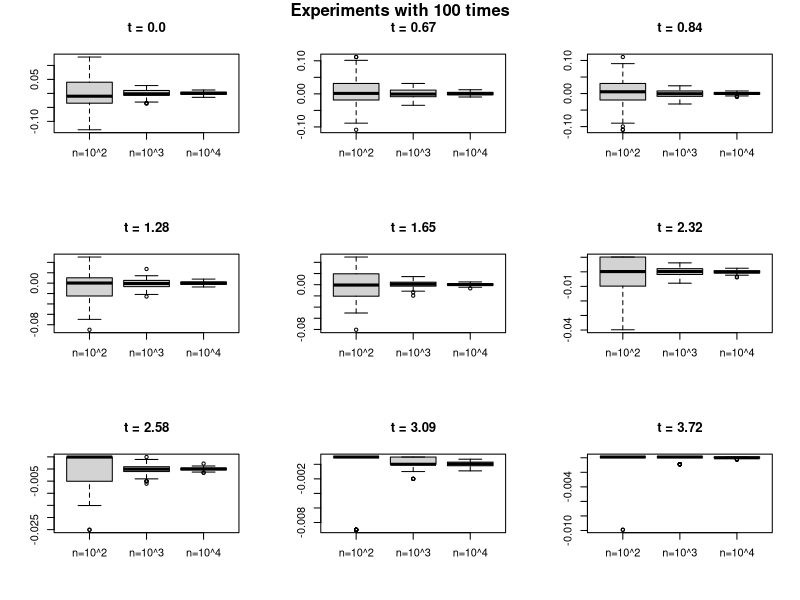

This figure's R source:
## ---- chunk 1
knitr::opts_chunk$set(echo = TRUE)
## ---- chunk 2
N <- c(100 ,1000, 10000);  Ts <- c(0.0, 0.67, 0.84, 1.28, 1.65, 2.32, 2.58, 3.09, 3.72)
experiment <- array( 0, dim = c(length(N), length(Ts), 100) )

for (expe in 1:100) {
  for (t in 1:length(Ts)) {
    for (n in 1:length(N)) {
      temp <- rnorm(N[n], mean = 0, sd = 1)
      experiment[n ,t , expe] <- sum( ifelse( temp <= Ts[t], 1, 0 ) ) / N[n]
    }
  }
}


## ---- chunk 3
library(knitr)
knitr::kable(data.frame(rbind(experiment[,,1], pnorm(Ts))), format = "markdown", 
             row.names = T, col.names = Ts)
## ---- chunk 4
par(mfrow=c(3,3))
boxplot(t(experiment[,1,])-pnorm(Ts[1]), names=c("n=10^2","n=10^3","n=10^4"))
title("t = 0.0")
boxplot(t(experiment[,2,])-pnorm(Ts[2]), names=c("n=10^2","n=10^3","n=10^4"))
title("t = 0.67")
boxplot(t(experiment[,3,])-pnorm(Ts[3]), names=c("n=10^2","n=10^3","n=10^4"))
title("t = 0.84")
boxplot(t(experiment[,4,])-pnorm(Ts[4]), names=c("n=10^2","n=10^3","n=10^4"))
title("t = 1.28")
boxplot(t(experiment[,5,])-pnorm(Ts[5]), names=c("n=10^2","n=10^3","n=10^4"))
title("t = 1.65")
boxplot(t(experiment[,6,])-pnorm(Ts[6]), names=c("n=10^2","n=10^3","n=10^4"))
title("t = 2.32")
boxplot(t(experiment[,7,])-pnorm(Ts[7]), names=c("n=10^2","n=10^3","n=10^4"))
title("t = 2.58")
boxplot(t(experiment[,8,])-pnorm(Ts[8]), names=c("n=10^2","n=10^3","n=10^4"))
title("t = 3.09")
boxplot(t(experiment[,9,])-pnorm(Ts[9]), names=c("n=10^2","n=10^3","n=10^4"))
title("t = 3.72")
par(mfrow=c(1,1))
#title(main = "My Title", line = -0.5, outer=TRUE)
mtext("Experiments with 100 times", side=3, line=-1, outer=TRUE, cex=1, font=2)
